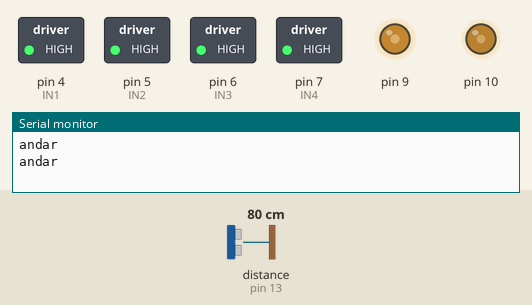
Simulated run of this sketch. Board: Arduino Uno, built with avr-gcc and run on an emulated ATmega328P. On the bench: switched loads named in the sketch (green lamp = pin HIGH), output pins drawn as LEDs (lit = HIGH), the last lines printed to the serial monitor. Dashed ring = blinking. The test bench sets the inputs (shaded band); at power-on: distance to the obstacle (sensor on pin 13) 80 cm. The echo pulse lasts 58.3 µs per cm.

Above: at 3.1 s.
3.2 s: distance to the obstacle (sensor on pin 13) set to 22 cm
6.7 s: distance to the obstacle (sensor on pin 13) set to 19 cm
At 7.8 s:
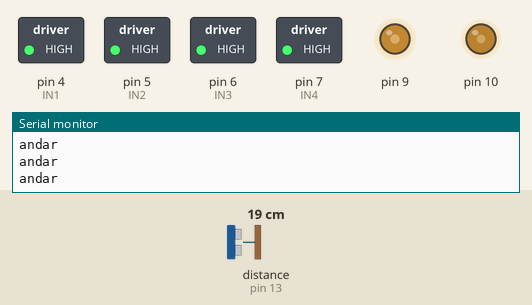
9.8 s: distance to the obstacle (sensor on pin 13) set to 35 cm
At 11.8 s:
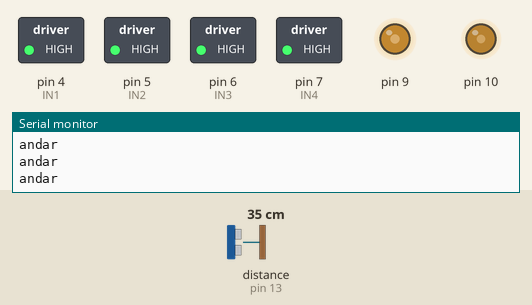
16.3 s: distance to the obstacle (sensor on pin 13) set to 2 cm
At 17.4 s:
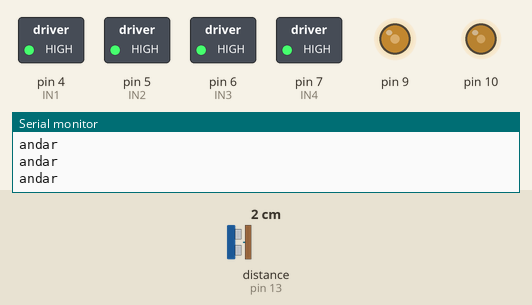
Timing chart, 0 to 19.3 s (numbered marks = the images above; inputs shaded):
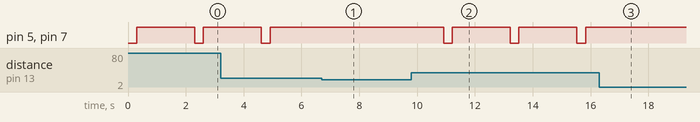

The sketch:

lightCar.ino
```cpp
#include <Ultrasonic.h>     // obvio

//Define os pinos para o trigger e echo
#define pino_trigger 12
#define pino_echo 13

//Inicializa o sensor ultrassom
Ultrasonic ultrassom(pino_trigger, pino_echo);

//Definicoes pinos Arduino ligados a entrada da Ponte H
int IN1 = 4;
int IN2 = 5;
int IN3 = 6;
int IN4 = 7;
int velocidade1 = 120;
int velocidade2 = 100;
long distancia, distanciaE,distanciaD;

void setup(){
  //Define os pinos como saida
  pinMode(IN1, OUTPUT);
  pinMode(IN2, OUTPUT);
  pinMode(IN3, OUTPUT);
  pinMode(IN4, OUTPUT);
  analogWrite(9,velocidade1); // pino de velocidade
  analogWrite(10,velocidade2); // pino de velocidadez
  Serial.begin(9600);
 parar();
}

void loop(){
 //Le as informacoes do sensor, em cm
  distancia = ultra();
  //Exibe informacoes no serial monitor
  if(distancia > 20){
    andar();
    Serial.println("andar");
  }

  parar();
  distancia=0;
  delay(2000);
 }

long ultra(){
  long resp = ultrassom.read(CM);
  return(resp);
  }

void andar(){
    //  Motor esquerdo, sentido horario - frente
    digitalWrite(IN1, HIGH);
    digitalWrite(IN2, LOW);
    //  Motor direito, sentido horario - frente
    digitalWrite(IN3, HIGH);
    digitalWrite(IN4, LOW);
    delay(300);
    parar(); // redundancia
}

void esquerda(){
  // Motor direito no sentido horario
  digitalWrite(IN1,HIGH);
  digitalWrite(IN2, LOW);
 // Motor esquerdo no sentido anti horario
  digitalWrite(IN3, LOW);
  digitalWrite(IN4,HIGH);
  delay(200);
  parar();
}

void parar(){
  digitalWrite(IN1,HIGH);
  digitalWrite(IN2,HIGH);
  digitalWrite(IN3,HIGH);
  digitalWrite(IN4,HIGH);
}
```

Measured:
- the behaviour switches between 21 and 20 cm on distance to the obstacle (sensor on pin 13) (found by bisection; images 0 and 1)
- after the input at 6.7 s, pin 5 (IN2), pin 7 (IN4): stops changing and stays HIGH
- after the input at 9.8 s, pin 5 (IN2), pin 7 (IN4): alternates HIGH for 2.0 s and LOW for 0.30 s, starting after 1.1 s
- after the input at 16.3 s, pin 5 (IN2), pin 7 (IN4): stays HIGH (without the input it goes to LOW after 1.5 s)
